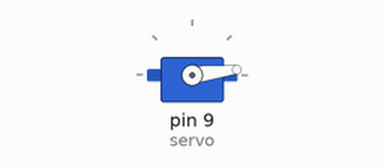
The sketch below on a simulated Arduino Uno, built with avr-gcc and run on an emulated ATmega328P. Shown: servo.

Above: at 0.05 s.
At 0.55 s:
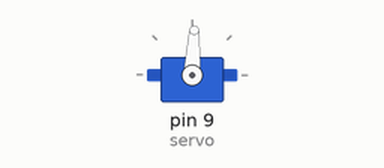
At 1.05 s:
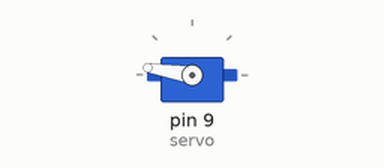
At 2.05 s:
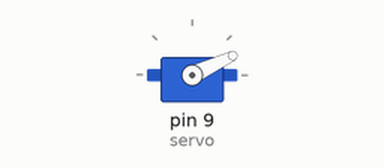
Timing chart, 0 to 5.0 s (numbered marks = the images above):
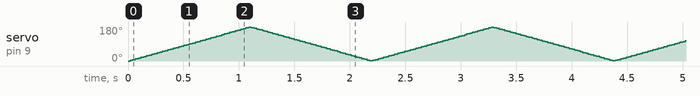

The sketch:

Servo_Motor.ino
```cpp
#include <Servo.h>

Servo servo;        //initialize a servo object for the connected servo
int angle = 0;

const float close_distance = 30; //cm
const float medium_distance = 60; //cm
const float far_distance = 90; //cm

int close_rot_speed = 1;
int medium_rot_speed = 3;
int far_rot_speed = 6;


void rotation_speed(int rot_speed){
  for (int i = 0; i < 180; i++){
    servo.write(i);
    delay(rot_speed);
  }
  for (int i = 180; i > 0; i--){
    servo.write(i);
    delay(rot_speed);
  }
}

void rotate(float distance){

  if (distance <= close_distance){
    rotation_speed(close_rot_speed);
  }
  else if(distance <= medium_distance){
    rotation_speed(medium_rot_speed);
  }
  else if(distance <= far_distance){
    rotation_speed(far_rot_speed);
  }
}


void setup()
{
  servo.attach(9);
  servo.write(90);// attach the signal pin of servo to pin9 of arduino
}

void loop()
{
//  rotate(close_distance);
//rotate(medium_distance);
rotate(far_distance);
}
```
